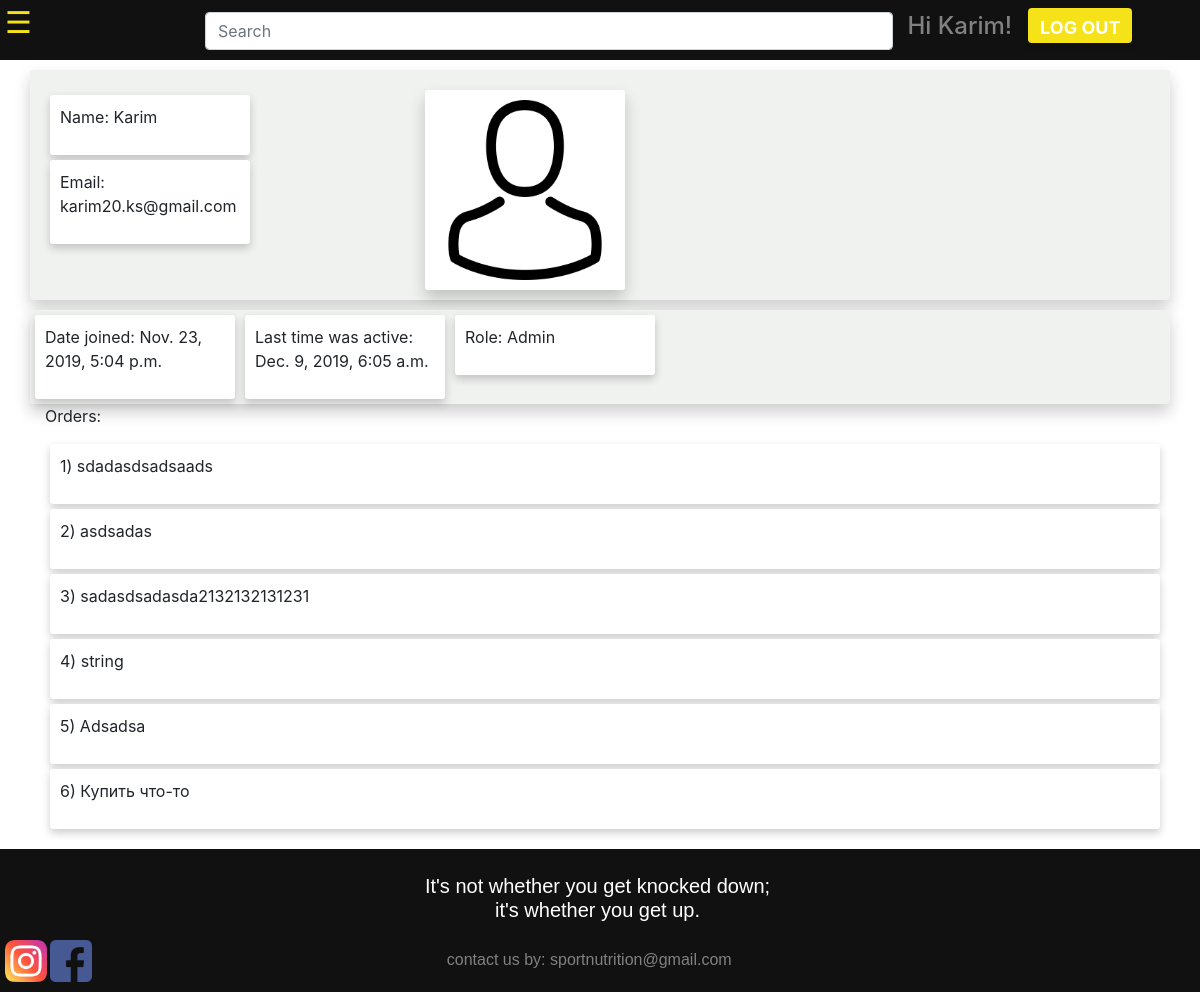
The page /cabinet (signed in) on the database as committed earlier.
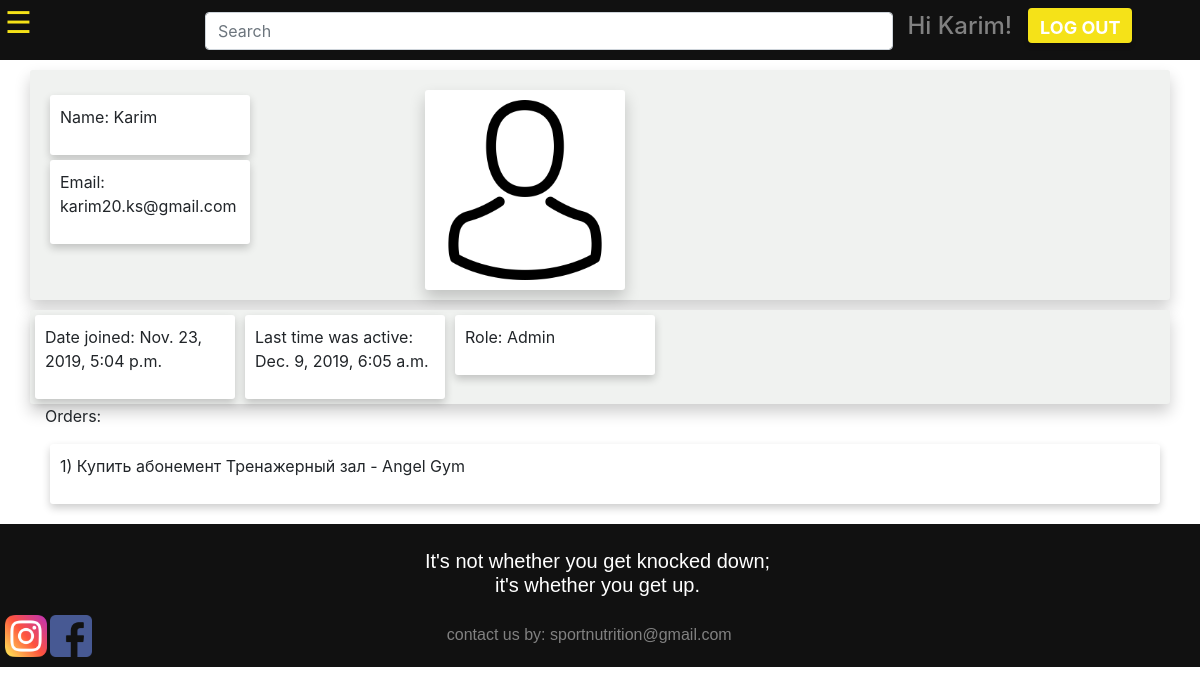
The same page on the database as committed later.
### sport_app/models.py (models this page shows, shortened)
class Order(models.Model):
    name = models.TextField()
    user = models.ForeignKey(User, on_delete=models.CASCADE)

### sport_app/views.py (the view)
# urls.py: path('cabinet', views.userdashboardView, name='dashboard'),
def userdashboardView(request):
    a = Order.objects.filter(user_id=request.user.id)
    return render(request, 'cabinet.html', {"orders": a})

### sport_app/templates/cabinet.html
{% extends "common.html" %}
{% block content %}
    {% load static %}
    <div class="container">
        {% if user %}
            <div class="row mini_body">
                <div class="col-4">
                    <div class="row_elements">
                        <div class="user_dashboard_element"><p>Name: {{ user.username }}</p></div>
                        <div class="user_dashboard_element"><p>Email: {{ user.email }}</p></div>
                    </div>
                </div>
                <div class="col-3">
                    <div class="row_elements">
                        <img src="{% static 'img/avatar.png' %}" style="height: 200px">
                    </div>
                </div>
            </div>
            <div class="row mini_body">
                <div class="user_dashboard_element">
                    <p>Date joined: {{ user.date_joined }}</p>
                </div>
                <div class="user_dashboard_element">
                    <p>Last time was active: {{ user.last_login }}</p>
                </div>
                <div class="user_dashboard_element">
                    {% if user.is_superuser %}
                        <p>Role: Admin</p>
                    {% else %}
                        <p>Role: User</p>
                    {% endif %}
                </div>
            </div>
            <div>
            <div>
                <p>Orders:</p>
                {% for i in orders %}
                    <div class="user_dashboard_element w-100">
                        <p>{{ forloop.counter }}) {{ i.name }}</p>
                    </div>
                {% endfor %}
            </div>
        {% else %}
            <p>{{ user }}</p>
        {% endif %}
        </div>
    </div>
{% endblock %}

### sport_app/templates/common.html (shortened to what this page needs)
<!DOCTYPE html>
<html>
<head>
    {% load static %}
    <link href="https://cdnjs.cloudflare.com/ajax/libs/fotorama/4.6.4/fotorama.css" rel="stylesheet">
    <link rel="stylesheet" href="https://stackpath.bootstrapcdn.com/bootstrap/4.3.1/css/bootstrap.min.css"
>
    <link rel="stylesheet" type="text/css" href="{% static 'css/mp.css' %}">
</head>
<body>
<div class="header">
    <div class="row">
        <div class="col-2 "><span class="menu_btn" onclick="openNav()">&#9776;</span></div>
        <div class="col-7 pt-2">
            <form action="{% url 'sport_app:search' %}" method="post">
                <div class="md-form mt-1 w-100">
                    <input class="form-control" type="text" name="search_field" placeholder="Search"
                           aria-label="Search">
                </div>
            </form>
        </div>
        {% if user.is_authenticated %}
            <div class="col-3">
                <div class="row pt-2">
                    <a href="{% url 'sport_app:dashboard' %}" style="text-decoration: none; color: #818181;"><p class="h4 pt-1">Hi {{ user.username }}!</p></a>
                    <a class="btn ml-3" href="{% url 'logout' %}"> Log out</a>
                </div>
            </div>
        {% else %}
            <div class="col-3">
                <a class="btn ml-3" href="{% url 'sport_app:registration' %}">sign up</a>
                <a class="btn ml-3" href="{% url 'sport_app:login' %}">log in</a>
            </div>
        {% endif %}
    </div>
</div>
{% block content %}
{% endblock %}
<div class="footer">
    <div class="footer_content">
        <div id="quote">
            <div><p class="h5">It's not whether you get knocked down; <br>it's whether you get up.</p></div>
        </div>
        <div><img src="{% static 'img/instagram.png' %}" alt="instagram"></div>
        <div><img src="{% static 'img/facebook.png' %}" alt="facebook"></div>
        <div id="footer_email"><a href="#">contact us by: sportnutrition@gmail.com</a></div>
    </div>
</div>

### static/css/mp.css (style rules this page uses)
.header { color: #818181; background-color: #111; overflow: hidden; height: 60px; width: 100%; font-size: 30px; }
.btn { height: 35px; cursor: pointer; border: 0; outline: 0; font-size: 18px; text-transform: uppercase; font-weight: bold; box-shadow: 0 4px 4px rgba(0, 0, 0, 0.2); color: white; background-image: linear-gradient(100deg, white 50%, #f5e218 50%); background-position: 100%; background-size: 250%; transition: background 0.5s ease-in, color 0.5s ease-in; }
.footer { margin-top: 20px; width: 100%; left: 0; bottom: 0; background-color: #111; }
.footer_content { color: black; padding: 5px 5px 5px 5px; }
.footer_content img { width: 42px; }
.footer_content div { margin: 0px 5px 5px 0px; display: inline-block; width: 3% }
#footer_email { width: 83%; text-align: center; }
#footer_email a { font-family: sans-serif; text-decoration: none; color: #818181; }
#quote p { padding-top: 10px; font-family: Helvetica; color: white; }
#quote { border-radius: 3px; margin-top: 10px; text-align: center; width: 100%; display: block; }
#quote div { display: inline-block; width: 30%; }
.col-3 { padding-right: 0; }
.menu_btn { padding-left: 5px; cursor: pointer; color: #f5e218; }
.user_dashboard_element { padding: 10px; height: 10%; }
.row_elements { padding-bottom: 10px; margin-top: 10px; padding-top:10px; width: 40%; }
.mini_body { margin-top: 10px; box-shadow: 0 8px 16px 0 rgba(0, 0, 0, 0.2); background-color: #f0f2f0; border-radius: 3px; }
.row_elements img { padding:10px; box-shadow: 0 8px 16px 0 rgba(0, 0, 0, 0.2); border-radius: 3px; background-color: white; }
.user_dashboard_element { width: 200px; margin: 5px; box-shadow: 0 4px 8px 0 rgba(0, 0, 0, 0.2); background-color: white; border-radius: 3px; }

Rows that differ between the two databases and show on the page:
removed Order: name "sdadasdsadsaads"
removed Order: name "asdsadas"
removed Order: name "sadasdsadasda2132132131231"
removed Order: name "string"
removed Order: name "Adsadsa"
removed Order: name "Купить что-то"
added Order: name "Купить абонемент Тренажерный зал - Angel Gym"
